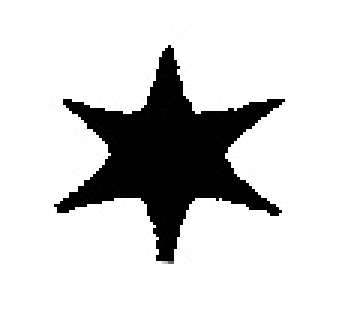
#> input picture colorless.jpg, 115 x 104 px (shown 3 times larger)
$ python pokedex.py --image colorless.jpg
#> lines starting #> are read from the running program, lines starting #| are printed output that depends on the picture; after the words box and inside, x2 and y2 are one past the last pixel; in counts of white or black regions, pixels touching at a corner belong together
#> further down, image is the input picture: shape (104, 115, 3); min 0, max 255, mean 211.6
from transform import four_point_transform
from skimage.filters import threshold_local
import numpy as np
import argparse
import cv2
import imutils
from PIL import Image
import pytesseract
from pytesseract import Output

class Card:
	def __init__(self, name):
		self.name = name
		self.movelist = []

class Move:
	# [4 lines left out: function __init__, not called in this run]

def wait_input():
	cv2.waitKey(0)
	cv2.destroyAllWindows()

#def clean_input(input):
#	ind = input.find(" ") + 1
#	return input[ind:]

# [18 lines left out: functions is_valid_character, clean_input, not called in this run]

def find_edges():
	#load image and get ratio of old height to new height, clone, then resize
	global image, orig, ratio
	ratio = image.shape[0] / 500.0
#> ratio = 0.208
	orig = image.copy()
	image = imutils.resize(image, height = 500)
#> image: shape (500, 552, 3)

	# convert the image to grayscale, blur it, and find edges
	# in the image
	gray = cv2.cvtColor(image, cv2.COLOR_BGR2GRAY)
	gray = cv2.GaussianBlur(gray, (5, 5), 0)
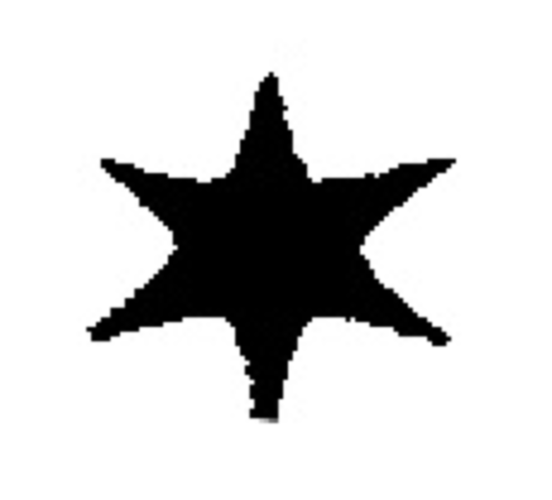
#> gray: shape (500, 552); min 0, max 255, mean 211.6
	edged = cv2.Canny(gray, 75, 200)
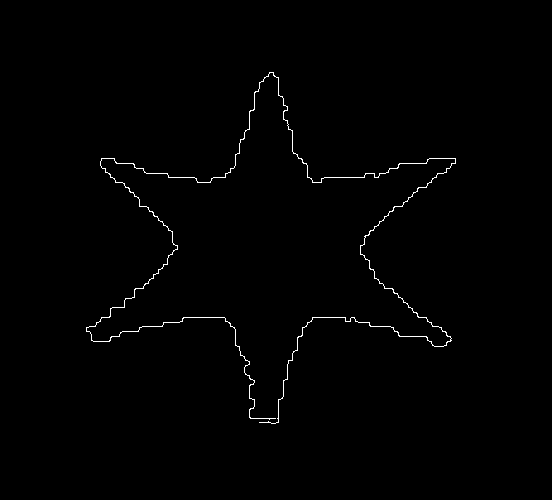
#> edged: shape (500, 552); 0.68% white in thin lines or dots, all inside (x1, y1, x2, y2) = (86, 72, 456, 424)

	# show the original image and the edge detected image
	print("STEP 1: Edge Detection")
	cv2.imshow("Image", image)
	cv2.imshow("Edged", edged)
	wait_input()
	return edged

def find_contours():
	global image, edged
	cnts = cv2.findContours(edged.copy(), cv2.RETR_LIST, cv2.CHAIN_APPROX_SIMPLE)
#> cnts = 1 contour; box (x1, y1, x2, y2) and area: (86, 72, 456, 424) 180
	cnts = imutils.grab_contours(cnts)
	cnts = sorted(cnts, key = cv2.contourArea, reverse = True)[:5]

	# loop over the contours
	for c in cnts:
		# approximate the contour
		peri = cv2.arcLength(c, True)
		approx = cv2.approxPolyDP(c, 0.02 * peri, True)

		# if our approximated contour has four points, then we
		# can assume that we have found our screen
		if len(approx) == 4:
			screenCnt = approx
			break
#> this loop made 1 pass
#> peri on pass 1: 3689

	# show the contour (outline) of the piece of paper
	print("STEP 2: Find contours of card")
#> (the run stopped early here; a loop or call above may not have finished)
